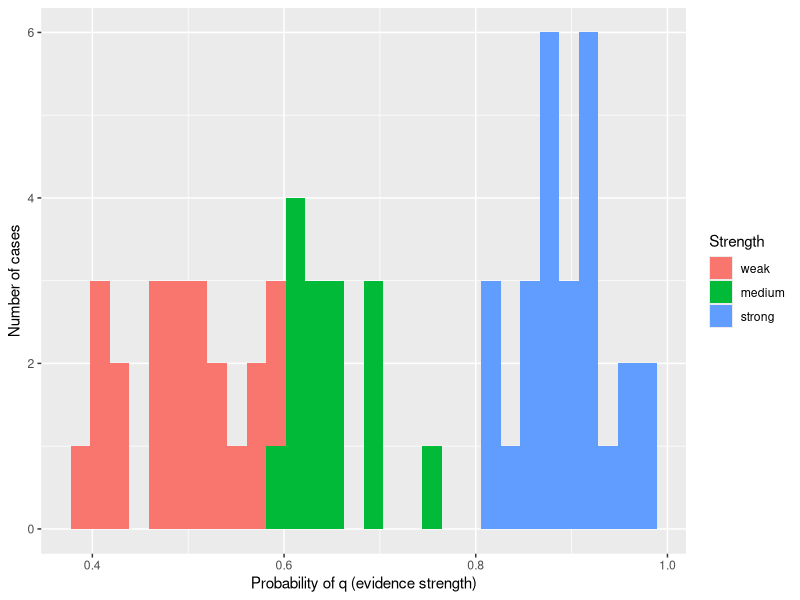
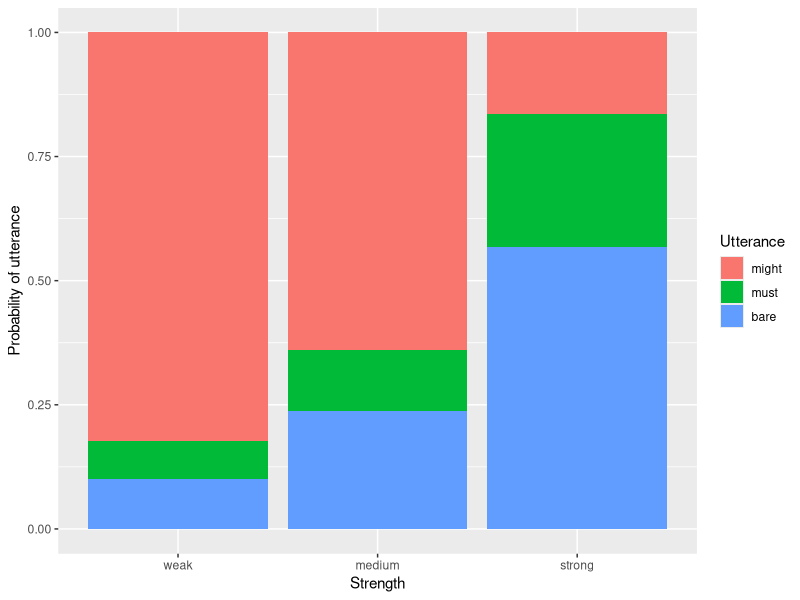
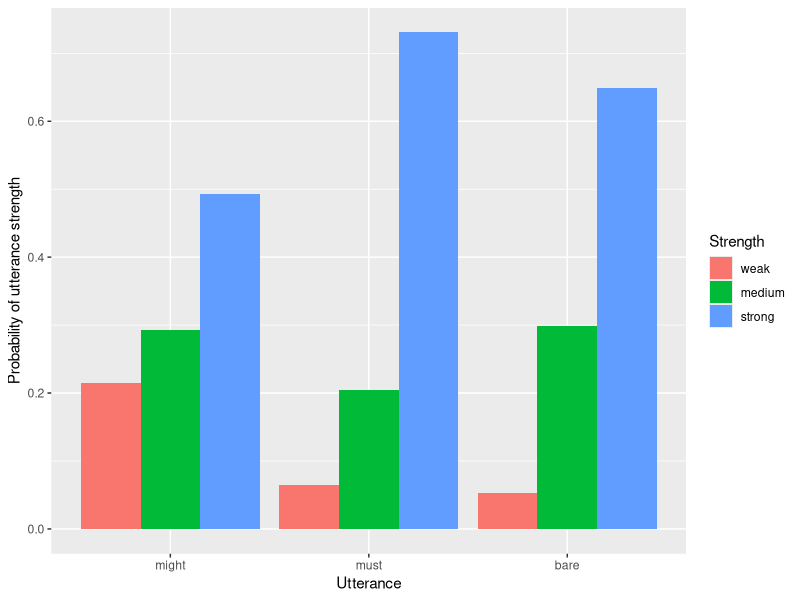
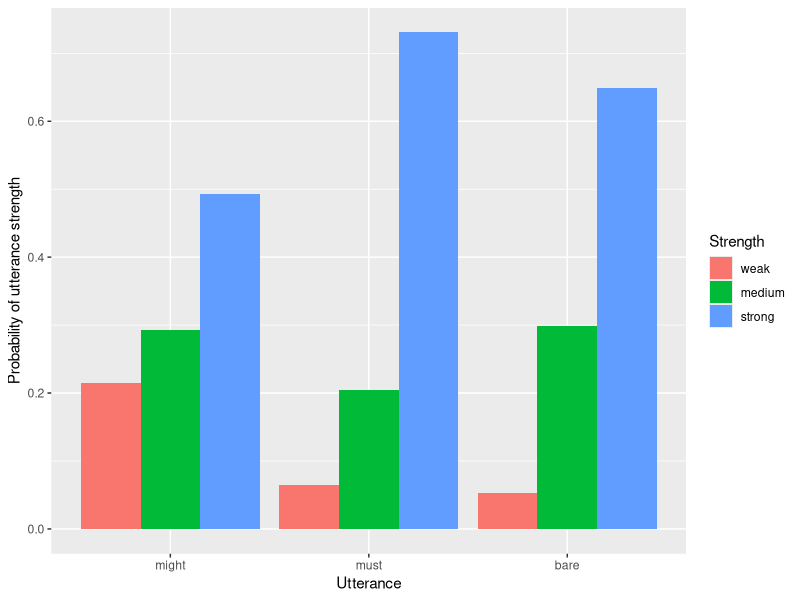

Source code (R) for these figures, in order: (Note: this script raises an error after producing the figures.)
library(ggplot2)

setwd("~/Documents/git/cocolab/modals/experiments/creature_analysis/")

e = read.csv("data/evidence.csv",header=T)
head(e)
p = read.csv("data/production.csv",header=T)
head(p)
c = read.csv("data/comprehension.csv",header=T)
head(c)

## Figure 1: histogram of evidence strength

e$ID = paste(e$item,e$evidence_type,e$freq)
e_agr = aggregate(response~ID,data=e,mean)
e_agr$Strength = cut(e_agr$response,breaks=3,labels=c("weak","medium","strong"))
e_agr$StrengthBin = cut(e_agr$response,breaks=3)
ggplot(e_agr, aes(x=response, fill=Strength)) +
  geom_histogram() +
  #scale_fill_manual(values=rev(designer.colors(n=3, col=c("#046C9A","#ABDDDE"))),name="Evidence\nstrength") +
  xlab("Probability of q (evidence strength)") +
  ylab("Number of cases") 
#ggsave("plots/strength_histogram.pdf",width=5.5,height=3.2)


## Figure 2: production bars

p$ID = paste(p$item,p$evidence_type,p$freq)
p$Directness = e_agr$response[match(p$ID,e_agr$ID)]
p$Strength = cut(p$Directness,breaks=3,labels=c("weak","medium","strong"))
tfreq = as.data.frame(table(p$Strength,p$response))
t = as.data.frame(prop.table(table(p$Strength,p$response),mar=1))
head(t)
head(tfreq)
colnames(t) = c("StrengthBin","Modal","Proportion")
colnames(tfreq) = c("StrengthBin","Modal","Proportion")
t$Freq = tfreq$Proportion
t$Strength = t$StrengthBin
t$Utterance = factor(x=t$Modal,levels=c("might","must","bare"))
t = t[order(t$Utterance),]
ggplot(t, aes(x=Strength,y=Proportion,fill=Utterance)) +
  geom_bar(stat="identity") +
  #scale_fill_manual(values=wes_palette("Darjeeling"),name="Utterance") +  
  xlab("Strength") +
  ylab("Probability of utterance") #+
  #theme(plot.margin=unit(c(0,-0.5,0,0),units="cm"))
#ggsave("plots/production.pdf",width=4.4,height=3.2)


## Figure 3: comprehension inferred evidence strength

c$ID = paste(c$item,c$evidence_type,c$freq)
c$Directness = e_agr$response[match(c$ID,e_agr$ID)]
c$Strength = cut(c$Directness,breaks=3,labels=c("weak","medium","strong"))
tfreq = as.data.frame(table(c$modal,c$Strength))
t = as.data.frame(prop.table(table(c$modal,c$Strength),mar=1))
head(t)
head(tfreq)
colnames(t) = c("Modal","StrengthBin","Proportion")
colnames(tfreq) = c("Modal","StrengthBin","Proportion")
t$Freq = tfreq$Proportion
#t$Strength = factor(x=t$StrengthBin,levels=rev(levels(t$StrengthBin)))
t$Strength = t$StrengthBin
#t$Utterance = factor(x=t$Modal,levels=c("bare","must","might"))
t$Utterance = factor(x=t$Modal,levels=c("might","must","bare"))
t = t[order(t$Utterance),]

ggplot(t, aes(x=Utterance,y=Proportion,fill=Strength)) +
  geom_bar(stat="identity",position=position_dodge(.9)) +
  #scale_fill_manual(values=wes_palette("Darjeeling"),name="Utterance") +  
  #xlab("Strength") +
  ylab("Probability of utterance strength") #+
ggsave("plots/evidence.pdf",width=4.4,height=3.2)

## Figure 4: comprehension probability of belief in q

head(c)
agr = aggregate(rating~modal,data=c,mean)
head(agr)
agr$CILow = aggregate(rating ~ modal, FUN=ci.low, data=c)$rating
agr$CIHigh = aggregate(rating ~ modal, FUN=ci.high, data=c)$rating
agr$YMin = agr$rating - agr$CILow
agr$YMax = agr$rating + agr$CIHigh
agr$Utterance = factor(agr$modal,levels=c("might","must","bare"))

ggplot(agr, aes(x=Utterance, y=rating)) +
  geom_bar(stat="identity",position=dodge) +
  #  scale_fill_manual(values=designer.colors(n=3, col=c("#046C9A","#ABDDDE")),name="Belief",breaks=levels(agrr$Experiment),label=c("listener (Exp. 3a)", "speaker (Exp. 3b)")) +
  #scale_fill_manual(values=wes_palette("Moonrise2"),name="Belief",breaks=levels(agrr$Experiment),label=c("listener\n(Exp. 3a)", "speaker\n(Exp. 3b)")) +
  geom_errorbar(aes(ymin=YMin,ymax=YMax),width=.25,position=dodge) +
  #facet_wrap(~ResponseType) +
  ylab("Probability of belief in q") +
  xlab("Utterance")
  #theme(legend.key.size = unit(1.2, "cm"))
  #3theme(legend.position="top",plot.margin=unit(c(-0.5,0,0,0),units="cm"))
ggsave("plots/mean_beliefs.pdf",width=5.5,height=3.5)
